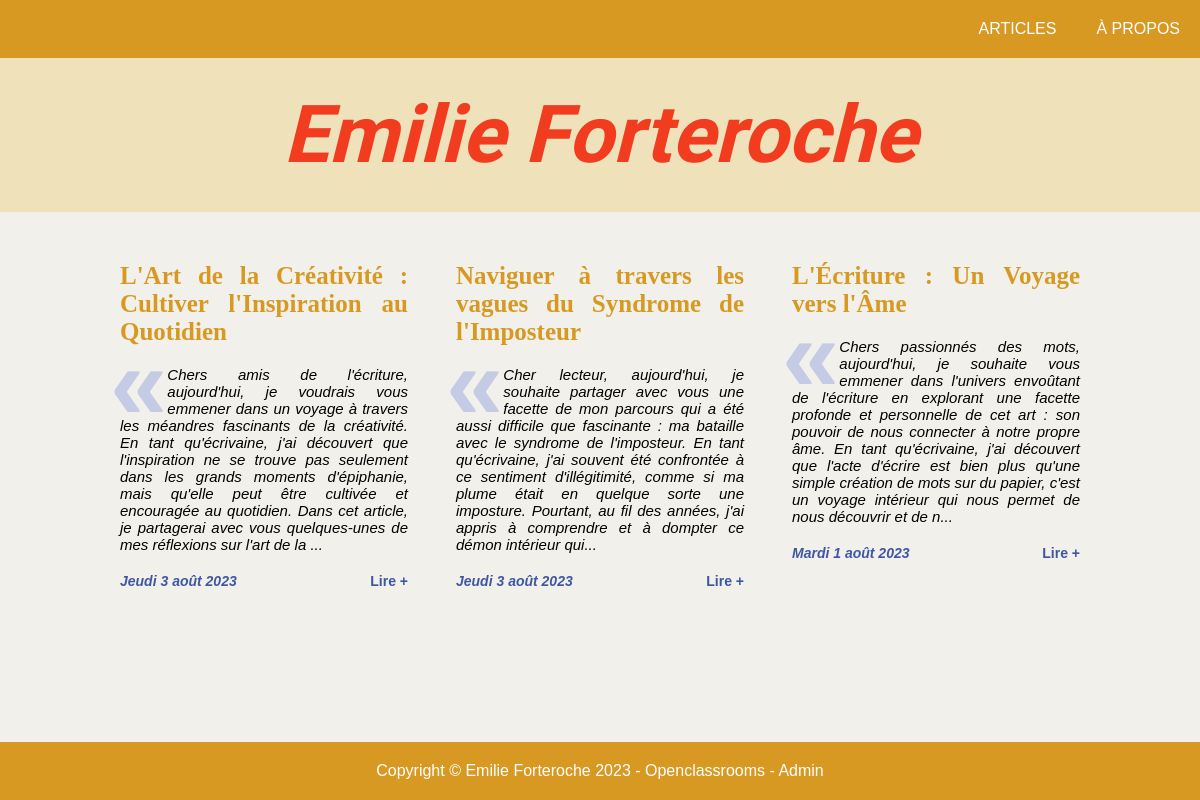
The page / on the database its author committed.
### tables this page shows
CREATE TABLE `article` (
  `id` int(11) NOT NULL,
  `id_user` int(11) NOT NULL,
  `views` int(11) NOT NULL,
  `title` varchar(255) NOT NULL,
  `content` text NOT NULL,
  `date_creation` datetime NOT NULL,
  `date_update` datetime DEFAULT NULL
);

### views/View.php (called while the page is built, shortened)
<?php
class View
{
    public function render(string $viewName, array $params = []) : void
    {
        $viewPath = $this->buildViewPath($viewName);
        $content = $this->_renderViewFromTemplate($viewPath, $params);
    }
    private function _renderViewFromTemplate(string $viewPath, array $params = []) : string
    {
        if (file_exists($viewPath)) {
            extract($params);
            require($viewPath);
            return ob_get_clean();
        } else {
            throw new Exception("La vue '$viewPath' est introuvable.");
        }
    }
    private function buildViewPath(string $viewName) : string
    {
        return TEMPLATE_VIEW_PATH . $viewName . '.php';
    }
}

### controllers/ArticleController.php (called while the page is built, shortened)
<?php
class ArticleController
{
    public function showHome() : void
    {
        $articleManager = new ArticleManager();
        $articles = $articleManager->getAllArticles();
        $view = new View("Accueil");
        $view->render("home", ['articles' => $articles]);
    }
}

### index.php (called while the page is built, shortened)
<?php
$action = Utils::request('action', 'home');
try {
    switch ($action) {
        case 'home':
            $articleController = new ArticleController();
            $articleController->showHome();
            break;
    }
} catch (Exception $e) {
    $errorView = new View('Erreur');
    $errorView->render('errorPage', ['errorMessage' => $e->getMessage()]);
}

### models/DBManager.php (called while the page is built, shortened)
<?php
class DBManager
{
    private static $instance;
    private $db;
    private function __construct()
    {
        $this->db = new PDO('mysql:host=' . DB_HOST . ';dbname=' . DB_NAME . ';charset=utf8', DB_USER, DB_PASS);
        $this->db->setAttribute(PDO::ATTR_ERRMODE, PDO::ERRMODE_EXCEPTION);
        $this->db->setAttribute(PDO::ATTR_DEFAULT_FETCH_MODE, PDO::FETCH_ASSOC);
    }
    public static function getInstance() : DBManager
    {
        if (!self::$instance) {
            self::$instance = new DBManager();
        }
        return self::$instance;
    }
    public function query(string $sql, ?array $params = null) : PDOStatement
    {
        if ($params == null) {
            $query = $this->db->query($sql);
        } else {
            $query = $this->db->prepare($sql);
            $query->execute($params);
        }
        return $query;
    }
}

### models/ArticleManager.php (called while the page is built, shortened)
<?php
class ArticleManager extends AbstractEntityManager
{
    public function getAllArticles(string $sort = 'date_creation', string $order = 'DESC') : array
    {
        $allowedSorts = ['date_creation', 'views', 'commentCount'];
        $sort = in_array($sort, $allowedSorts) ? $sort : 'date_creation';
        $order = ($order === 'ASC') ? 'ASC' : 'DESC';
        $sql = "SELECT a.*, COUNT(c.id) AS commentCount FROM article a LEFT JOIN comment c ON a.id = c.id_article GROUP BY a.id ORDER BY $sort $order";
        $result = $this->db->query($sql);
        $articles = [];
        while ($article = $result->fetch()) {
            $articles[] = new Article($article);
        }
        return $articles;
    }
}

### models/AbstractEntityManager.php (called while the page is built, shortened)
<?php
abstract class AbstractEntityManager {
    public function __construct()
    {
        $this->db = DBManager::getInstance();
    }
}

### models/AbstractEntity.php (called while the page is built, shortened)
<?php
abstract class AbstractEntity
{
    protected int $id = -1;
    protected function hydrate(array $data) : void
    {
        foreach ($data as $key => $value) {
            $method = 'set' . str_replace('_', '', ucwords($key, '_'));
        }
    }
    public function setId(int $id) : void
    {
        $this->id = $id;
    }
    public function getId() : int
    {
        return $this->id;
    }
}

### models/Article.php (called while the page is built, shortened)
<?php
 class Article extends AbstractEntity
 {
    private string $title = "";
    private string $content = "";
    private ?DateTime $dateCreation = null;
    public function setTitle(string $title) : void
    {
        $this->title = $title;
    }
    public function getTitle() : string
    {
        return $this->title;
    }
    public function setContent(string $content) : void
    {
        $this->content = $content;
    }
    public function getContent(int $length = -1) : string
    {
        if ($length > 0) {
            $content = mb_substr($this->content, 0, $length);
            if (strlen($this->content) > $length) {
                $content .= "...";
            }
            return $content;
        }
        return $this->content;
    }
    public function setDateCreation(string|DateTime $dateCreation, string $format = 'Y-m-d H:i:s') : void
    {
        if (is_string($dateCreation)) {
            $dateCreation = DateTime::createFromFormat($format, $dateCreation);
        }
        $this->dateCreation = $dateCreation;
    }
    public function getDateCreation() : DateTime
    {
        return $this->dateCreation;
    }
    public function setDateUpdate(string|DateTime $dateUpdate, string $format = 'Y-m-d H:i:s') : void
    {
        if (is_string($dateUpdate)) {
            $dateUpdate = DateTime::createFromFormat($format, $dateUpdate);
        }
    }
 }

### services/Utils.php (called while the page is built, shortened)
<?php
class Utils {
    public static function convertDateToFrenchFormat(DateTime $date) : string
    {
        $dateFormatter = new IntlDateFormatter('fr_FR', IntlDateFormatter::FULL, IntlDateFormatter::FULL);
        $dateFormatter->setPattern('EEEE d MMMM Y');
        return $dateFormatter->format($date);
    }
}

### views/templates/home.php (the view, shortened to what this page needs)
<div class="articleList">
    <?php foreach($articles as $article) { ?>
        <article class="article">
            <h2><?= $article->getTitle() ?></h2>
            <span class="quotation">«</span>
            <p><?= $article->getContent(400) ?></p>
            <div class="footer">
                <span class="info"> <?= ucfirst(Utils::convertDateToFrenchFormat($article->getDateCreation())) ?></span>
                <a class="info" href="index.php?action=showArticle&id=<?= $article->getId() ?>">Lire +</a>
            </div>
        </article>
    <?php } ?>
</div>

### css/style.css (style rules this page uses)
* { margin: 0; padding: 0; box-sizing: border-box; }
:root { --backgroundColor: #f1f0eb; --headerColor: #d79922; --headerPaleColor: #efe1ba; --titleColor: #f13c1f; --dateColor: #3f56a4; --quoteColor: #c5cbe4; --commentPaleColor: #99a140; --commentColor: #255E33; }
body { display: flex; flex-direction: column; align-items: center; font-family: 'arial', sans-serif; background-color: var(--backgroundColor); }
h2 { width: 100%; margin: 20px 0; font-size: 25px; font-family: 'Times New Roman', Times, serif; color: var(--headerColor); }
a { text-decoration: none; color: inherit; }
.articleList { display: flex; flex-direction: row; flex-wrap: wrap; justify-content: space-between; }
.articleList > article { width: 30%; }
article { margin-bottom: 30px; text-align: justify; }
article > h2 { color: var(--headerColor); }
article > .quotation { float: left; height: 51px; margin-left: -10px; line-height: 0.35; font-family: Arial, Helvetica, sans-serif; font-weight: bold; font-size: 103px; color: var(--quoteColor); }
article > p { margin-bottom: 10px; font-style: italic; font-size: 15px; }
article > .footer { margin-top: 20px; display: flex; justify-content: space-between; }
.info { font-size: 14px; font-style: italic; font-weight: bold; color: var(--dateColor); }
a.info { font-style: normal; }

### rows shown on the page
article: title "L'Art de la Créativité : Cultiver l'Inspiration au Quotidien", content "Chers amis de l'écriture, aujourd'hui, je voudrais vous emmener dans un voyage à travers les méandres fascinants de la créativité. En tant qu'écrivaine, j'ai découvert que l'inspiration ne se trouve pas seulement dans les grands moments d'épiphanie, mais qu'elle peut être cultivée et encouragée au quotidien. Dans cet article, je partagerai avec vous quelques-unes de mes réflexions sur l'art de la ...", date_creation "Jeudi 3 août 2023"
article: title "Naviguer à travers les vagues du Syndrome de l'Imposteur", content "Cher lecteur, aujourd'hui, je souhaite partager avec vous une facette de mon parcours qui a été aussi difficile que fascinante : ma bataille avec le syndrome de l'imposteur. En tant qu'écrivaine, j'ai souvent été confrontée à ce sentiment d'illégitimité, comme si ma plume était en quelque sorte une imposture. Pourtant, au fil des années, j'ai appris à comprendre et à dompter ce démon intérieur qui...", date_creation "Jeudi 3 août 2023"
article: title "L'Écriture : Un Voyage vers l'Âme", content "Chers passionnés des mots, aujourd'hui, je souhaite vous emmener dans l'univers envoûtant de l'écriture en explorant une facette profonde et personnelle de cet art : son pouvoir de nous connecter à notre propre âme. En tant qu'écrivaine, j'ai découvert que l'acte d'écrire est bien plus qu'une simple création de mots sur du papier, c'est un voyage intérieur qui nous permet de nous découvrir et de n...", date_creation "Mardi 1 août 2023"
